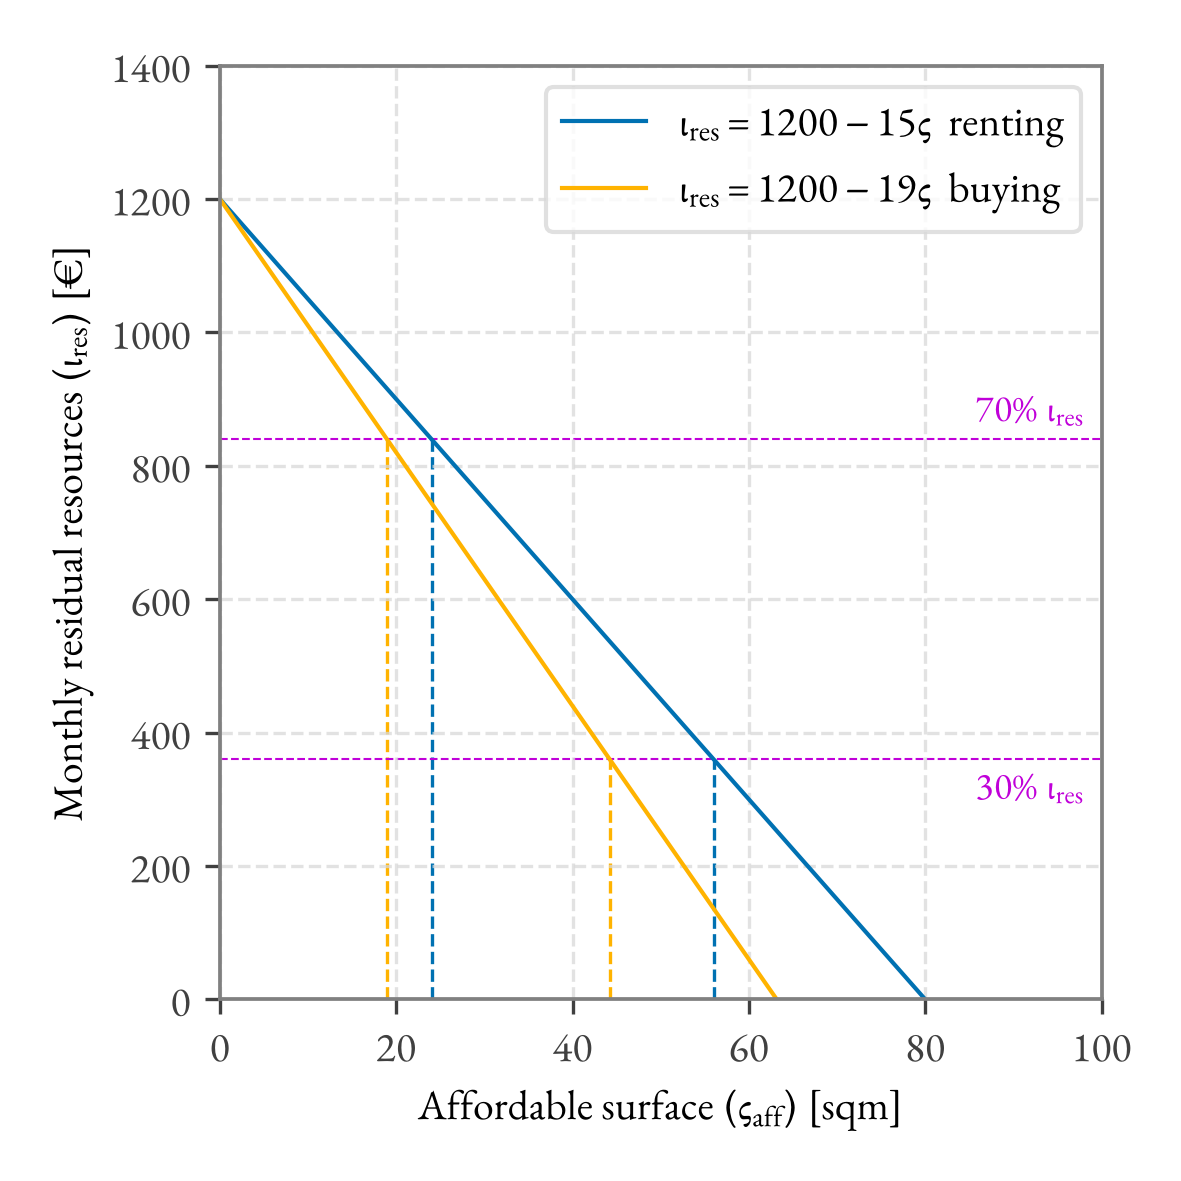

The script that saved this image:
from __future__ import annotations

from pathlib import Path

import matplotlib as mpl
import matplotlib.pyplot as plt
from matplotlib.figure import Figure
import numpy as np

# -----------------------------
# STYLE
# -----------------------------

mpl.rcParams["font.family"] = "Garamond-Math"
mpl.rcParams["font.serif"] = ["Garamond-Math"]
mpl.rcParams["font.size"] = 11
mpl.rcParams["mathtext.fontset"] = "custom"
mpl.rcParams["mathtext.rm"] = r"Garamond\-Math"
mpl.rcParams["mathtext.it"] = r"Garamond\-Math:italic"
mpl.rcParams["mathtext.bf"] = r"Garamond\-Math:bold"

# -----------------------------
# SETUP
# -----------------------------

SURFACE_AXIS_MAX = 100.0
RESOURCES_AXIS_MAX = 1400.0
RESOURCES_THRESHOLD = 360.0
UPPER_RESOURCES_THRESHOLD = 840.0
N_POINTS = 500
CM_TO_INCH = 1 / 2.54
THRESHOLD_COLOR = "#C000D9"

ACCESS_CURVES = (
    # (resources intercept, slope, color, line width, description)
    (1200.0, 15.0, "#0071B2", 1.0, "renting"),
    (1200.0, 19.0, "#FFB300", 1, "buying"),
)


def plot_form_of_access() -> Figure:
    fig, ax = plt.subplots(
        figsize=(10 * CM_TO_INCH, 10 * CM_TO_INCH),
        dpi=300,
    )

    for resources_intercept, slope, curve_color, curve_linewidth, description in ACCESS_CURVES:
        surface_intercept = resources_intercept / slope
        curve_surface = np.linspace(0.0, surface_intercept, N_POINTS)
        curve_resources = resources_intercept - slope * curve_surface

        curve_label = (
            rf"$\iota_{{\mathrm{{res}}}} = {resources_intercept:g}"
            rf" - {slope:g}\varsigma$  {description}"
        )
        ax.plot(
            curve_surface,
            curve_resources,
            color=curve_color,
            linewidth=curve_linewidth,
            alpha=1.0,
            label=curve_label,
        )

        for threshold in (RESOURCES_THRESHOLD, UPPER_RESOURCES_THRESHOLD):
            intersection_surface = (resources_intercept - threshold) / slope
            ax.plot(
                [intersection_surface, intersection_surface],
                [0.0, threshold],
                color=curve_color,
                linewidth=0.8,
                linestyle="--",
                alpha=1,
                zorder=1,
            )

    ax.axhline(
        RESOURCES_THRESHOLD,
        color=THRESHOLD_COLOR,
        linewidth=0.5,
        linestyle="--",
        alpha=1,
        zorder=1,
    )
    ax.text(
        SURFACE_AXIS_MAX - 2.0,
        RESOURCES_THRESHOLD - 15.0,
        r"$30\%\ \iota_{\mathrm{res}}$",
        color=THRESHOLD_COLOR,
        fontsize=9,
        ha="right",
        va="top",
    )
    ax.axhline(
        UPPER_RESOURCES_THRESHOLD,
        color=THRESHOLD_COLOR,
        linewidth=0.5,
        linestyle="--",
        alpha=1,
        zorder=1,
    )
    ax.text(
        SURFACE_AXIS_MAX - 2.0,
        UPPER_RESOURCES_THRESHOLD + 15.0,
        r"$70\%\ \iota_{\mathrm{res}}$",
        color=THRESHOLD_COLOR,
        fontsize=9,
        ha="right",
        va="bottom",
    )

    ax.set_xlim(0.0, SURFACE_AXIS_MAX)
    ax.set_ylim(0.0, RESOURCES_AXIS_MAX)
    ax.set_xlabel(r"Affordable surface ($ς_{\mathrm{aff}}$) [sqm]", fontsize=10)
    ax.set_ylabel(r"Monthly residual resources ($\iota_{\mathrm{res}}$) [€]", fontsize=10)

    ax.grid(True, color="#d9d9d9", linewidth=0.8, linestyle="--", alpha=0.75)
    ax.tick_params(axis="both", labelsize=10, colors="#404040")

    for spine in ax.spines.values():
        spine.set_color("#808080")
        spine.set_linewidth(0.9)

    legend = ax.legend(frameon=True, fontsize=10, loc="upper right")
    legend.get_frame().set_edgecolor("#d9d9d9")
    legend.get_frame().set_linewidth(1.0)
    legend.get_frame().set_facecolor("white")

    fig.tight_layout()
    return fig


if __name__ == "__main__":
    output_folder = Path(__file__).resolve().parent

    plot_form_of_access()
    plt.savefig(output_folder / "budget_curve_form_of_access.png", dpi=300)
    plt.show()
    plt.close()
